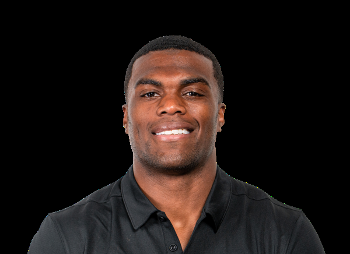
#> input picture Cartoonify an Image/photo.png, 350 x 254 px
$ jupyter execute cartoon.ipynb
#> lines starting #> are read from the running program, lines starting #| are printed output that depends on the picture; after the words box and inside, x2 and y2 are one past the last pixel; in counts of white or black regions, pixels touching at a corner belong together
[cell 1]
import cv2

img = cv2.imread("photo.png")
#> img is the input picture: shape (254, 350, 3); mean B, G, R 20.6, 23.1, 31.1

gray = cv2.cvtColor(img, cv2.COLOR_BGR2GRAY)
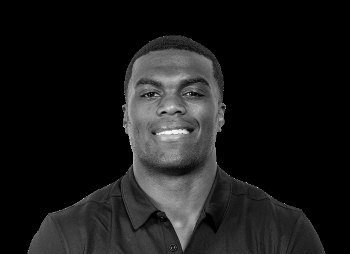
#> gray: shape (254, 350); min 0, max 249, mean 25.2
gray = cv2.medianBlur(gray, 5)
edges = cv2.adaptiveThreshold(gray, 255, cv2.ADAPTIVE_THRESH_MEAN_C,
                              cv2.THRESH_BINARY, 9, 9)
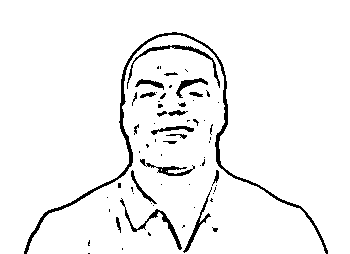
#> edges: shape (254, 350); 95.1% white; 66 black regions (45 under 20 px), largest, box (x1, y1, x2, y2) and area: (24, 32, 328, 254) 1841, (127, 45, 220, 89) 386, (120, 198, 182, 250) 355
color = cv2.bilateralFilter(img, 9, 250, 250)
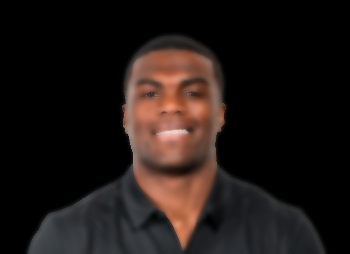
#> color: shape (254, 350, 3); mean B, G, R 20.6, 23.1, 31.1
cartoon = cv2.bitwise_and(color, color, mask=edges)
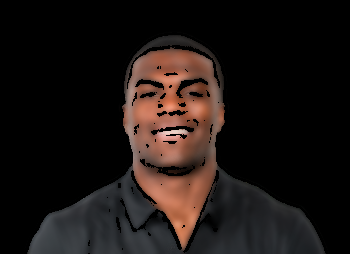
#> cartoon: shape (254, 350, 3); mean B, G, R 18.9, 21.2, 28.5

from google.colab.patches import cv2_imshow
cv2_imshow(cartoon)
cv2.waitKey(0)
cv2.destroyAllWindows()
